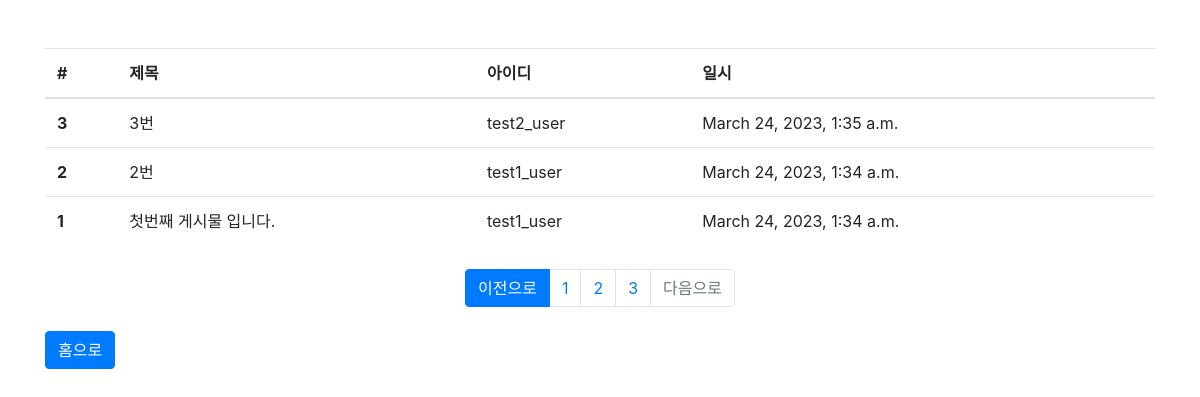
The app's page /board/list/?page=3 with its own data.
### board/models.py (models this page shows, shortened)
class Board(models.Model):
    title = models.CharField(max_length=128, verbose_name="제목")
    contents = models.TextField(verbose_name="내용")
    writer = models.ForeignKey('user.User', on_delete=models.CASCADE, verbose_name="작성자")
    created_at = models.DateTimeField(auto_now_add=True, verbose_name="작성시간")
    class Meta:
        db_table = "tb_board"

### user/models.py (models this page shows)
class User(models.Model):
    user_id = models.CharField(max_length=64, verbose_name='사용자 아이디')
    useremail = models.EmailField(max_length=128, verbose_name='사용자 이메일')
    password = models.CharField(max_length=64, verbose_name='비밀번호')
    registered_dttm = models.DateTimeField(auto_now_add=True, verbose_name='등록시간')
    def __str__(self):
        return self.user_id
    class Meta:
        db_table = "tb_user"

### board/views.py (the view)
# urls.py: path('list/', views.board_list),
def board_list(request):
    all_boards = Board.objects.all().order_by('-id') #-가 붙으면 내림차순
    page = int(request.GET.get("page",1)) #page param이 없으면 1페이지를 받겠다.
    paginator = Paginator(all_boards, 3) #all_boards를 3개씩 쪼갠다.
    boards = paginator.get_page(page)#board에서 몇페이지 볼건지 들어옴
    return render(request, 'board_list.html', {"boards":boards})

### board/templates/board_list.html (shortened to what this page needs)
{% extends "base.html" %} {% block contents%}
<div class="row mt-5">
  <div class="col-12">
    <table class="table">
      <thead>
        <tr>
          <th>#</th>
          <th>제목</th>
          <th>아이디</th>
          <th>일시</th>
        </tr>
      </thead>
      <tbody>
        {% for board in boards %}
        <tr onclick="location.href='/board/detail/{{ board.id }}/'">
          <th>{{ board.id }}</th>
          <td>{{ board.title }}</td>
          <td>{{ board.writer }}</td>
          <td>{{ board.created_at }}</td>
        </tr>
        {% endfor %}
      </tbody>
    </table>
  </div>
</div>
<div class="row mt-2">
  <div class="col-12">
    <nav>
      <ul class="pagination justify-content-center">
        {% if boards.has_previous %}
        <li class="page-item active">
          <a href="?page={{ boards.previous_page_number }}" class="page-link"
            >이전으로</a
          >
        </li>
        {% else %}
        <li class="page-item disabled">
          <a href="#" class="page-link">이전으로</a>
        </li>
        {% endif %} {% for page_num in boards.paginator.page_range %}
        <li class="page-item">
          <a href="?page={{ page_num }}" class="page-link">{{ page_num }}</a>
        </li>
        {% endfor %} {% if boards.has_next %}
        <li class="page-item active">
          <a href="?page={{ boards.next_page_number }}" class="page-link"
            >다음으로</a
          >
        </li>
        {% else %}
        <li class="page-item disabled">
          <a href="#" class="page-link">다음으로</a>
        </li>
        {% endif %}
      </ul>
    </nav>
  </div>
</div>
<div class="row mt-2">
  <div class="col-12">
    <button class="btn btn-primary" onclick="location.href='/'">홈으로</button>
  </div>
</div>
{% endblock %}

### my_community/templates/base.html (shortened to what this page needs)
<!DOCTYPE html>
<html lang="en">
  <head>
    <link
      rel="stylesheet"
      href="https://cdn.jsdelivr.net/npm/bootstrap@4.3.1/dist/css/bootstrap.min.css"
    />
  </head>
  <body>
    <div class="container">{% block contents %} {% endblock %}</div>
  </body>
</html>

### records on screen
Board: id "3", title "3번", writer "test2_user", created_at "March 24, 2023, 1:35 a.m."
Board: id "2", title "2번", writer "test1_user", created_at "March 24, 2023, 1:34 a.m."
Board: id "1", title "첫번째 게시물 입니다.", writer "test1_user", created_at "March 24, 2023, 1:34 a.m."

### other values on screen
{{ page_num }} "1" "2" "3"
